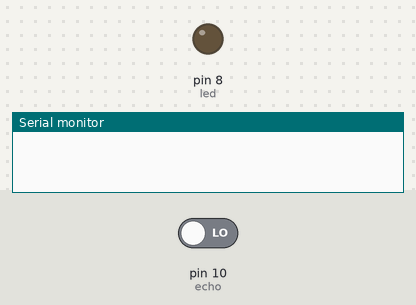
A sketch run on a simulated Arduino Uno, built with avr-gcc and run on an emulated ATmega328P. Parts: output pins drawn as LEDs (lit = HIGH), the last lines printed to the serial monitor. Inputs (shaded band) come from the test bench; at power-on: pin 10 (echo) LOW. Pins used as bus, display or sensor lines are not drawn.

Above: at 0.1 s.
At 1.1 s:
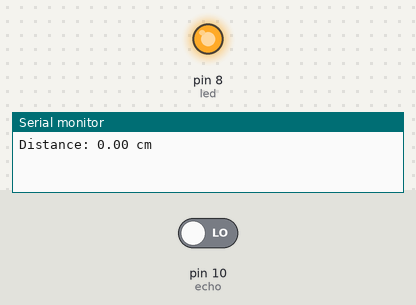
Timing chart, 0 to 2.6 s (numbered marks = the images above):
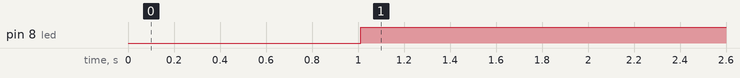

Measured:
- by itself, pin 8 (led): LOW → HIGH at 1.0 s

The sketch:

Ultrasonic_Distance.ino
```cpp
int trig = 9;
int echo = 10;
int led = 8;
void setup() {

  Serial.begin(9600);


  pinMode(trig, OUTPUT);
  pinMode(echo, INPUT);
  pinMode(led, OUTPUT);
}

void loop() {

  digitalWrite(trig, LOW);
  delay(2);
  digitalWrite(trig, HIGH);
  delay(10);
  digitalWrite(trig, LOW);


  long duration = pulseIn(echo, HIGH);


  float distance = duration * 0.034 / 2;


  Serial.print("Distance: ");
  Serial.print(distance);
  Serial.println(" cm");


  if (distance < 10) {
    digitalWrite(led, HIGH);
  } else {
    digitalWrite(led, LOW);
  }

  delay(100);
}
```
